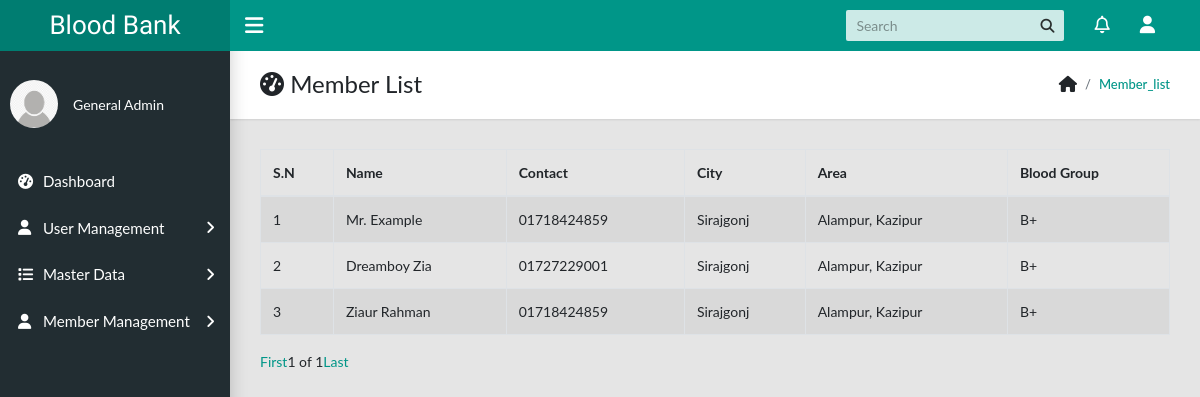
The app's page /accounts/list_member/ (signed in), older data.
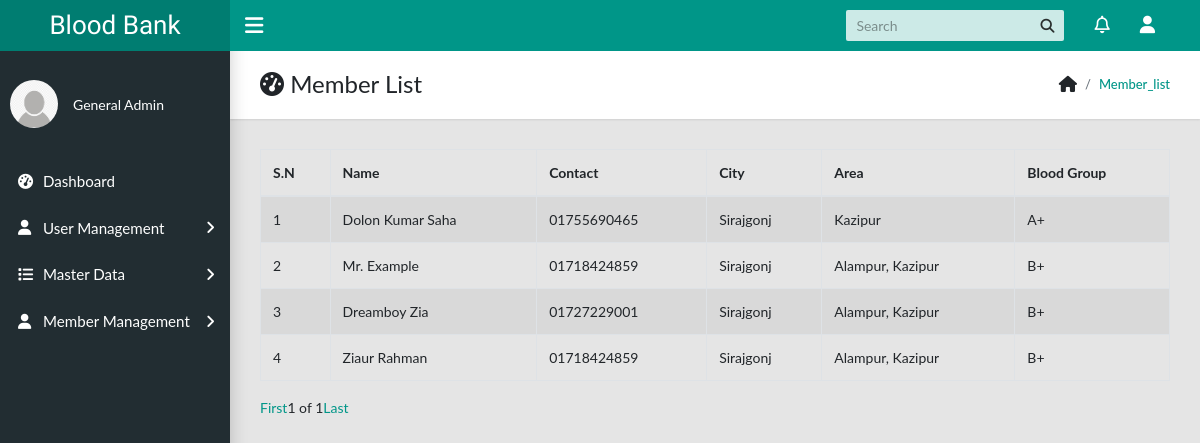
The same page, newer data.
### accounts/models.py (models this page shows, shortened)
class Member(models.Model):
    name = models.CharField(max_length=255)
    contact = models.CharField(max_length=13,blank=True,null=True)
    city = models.CharField(max_length=50)
    thana = models.CharField(max_length=50)
    zip_code = models.CharField(max_length=10)
    area = models.CharField(max_length=200)
    blood_group = models.CharField(max_length=3)
    photo = models.ImageField(default='default.png',upload_to='user_photo')

### accounts/views.py (the view)
# urls.py: path('list_member/', user_view.list_member, name="list_member"),
@login_required
def list_member(request):
	member_list = Member.objects.all().order_by('-id')
	paginator = Paginator(member_list,10)
	try:
		page = request.GET.get('page','1')
	except:
		page = 1
	try:
		members = paginator.page(page)
	except(EmptyPage, InvalidPage):
		members = paginator.page(paginator.num_pages)
	context = {
		'members':members
	}
	return render(request, 'accounts/list_member.html', context)

### templates/accounts/list_member.html (shortened to what this page needs)
{% extends 'base.html' %}
{% load crispy_forms_tags %}
{% load bootstrap4 %}
{% block page_title %}Member List{% endblock %}
{% block breadcrumb %}member_list{% endblock %}
{% block content %}
	<div class="row">
		<div class="col-md-12">
			<table class="table table-bordered table-striped">
				<thead>
					<tr>
						<th>S.N</th>
						<th>Name</th>
						<th>Contact</th>
						<th>City</th>
						<th>Area</th>
						<th>Blood Group</th>
					</tr>
				</thead>
				<tbody>
					{%if members %}
					{% for member in members %}
						<tr>
							<td>{{ forloop.counter }}</td>
							<td>{{ member.name }}</td>
							<td>{{ member.contact }}</td>
							<td>{{ member.city }}</td>
							<td>{{ member.area }}</td>
							<td>{{ member.blood_group }}</td>
						</tr>
					{% endfor %}
					{% else %}
						<tr>
							<td colspan="6">No member added</td>
						</tr>
					{% endif%}
				</tbody>
			</table>
			<div class="pagination">
		      <a href="?page=1">First </a>
		      {{ members.number }} of {{ members.paginator.num_pages }}
		      <a href="?page={{ members.paginator.num_pages }}"> Last </a>
		    </div>
		</div>
	</div>
{% endblock %}

Row changes from the older to the newer data that the page shows:
added Member: name "Dolon Kumar Saha", contact "01755690465", city "Sirajgonj", area "Kazipur", blood_group "A+"
